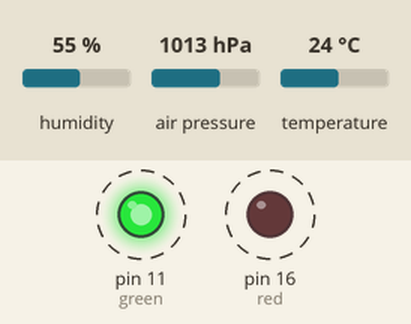
The program below on a simulated Raspberry Pi (header pin numbers). Parts: output pins drawn as LEDs (lit = HIGH). Dashed ring = blinking. Inputs (shaded band) come from the test bench; at power-on: humidity 55 %, air pressure 1013 hPa, temperature 24 °C. What the program prints to the terminal is not drawn. At 60.3 s the program stops and its outputs stay as they are.

Above: at 0.7 s.
Timing chart, 0 to 4.6 s (numbered marks = the images above):
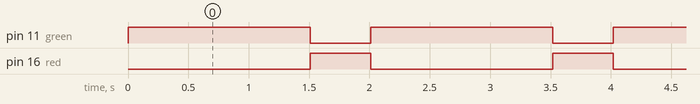

Measured:
- by itself, pin 11 (green): alternates HIGH for 1.5 s and LOW for 0.50 s
- by itself, pin 16 (red): alternates HIGH for 0.50 s and LOW for 1.5 s

The program:

SENSE.py
```python
#!/usr/bin/python3

import os
import RPi.GPIO as GPIO
import time
import bme280
import smbus2

port = 1
address = 0x77 # Default Slave Adress! Adress when HIGH: 0x77, Adress when LOW: 0x76
bus = smbus2.SMBus(bus=port)
calibration_params = bme280.load_calibration_params(bus, address)
green = 11 #Pin Number RPi Board
red = 16 #Pin Number RPi Board

GPIO.setmode(GPIO.BOARD)
GPIO.setup(green, GPIO.OUT)
GPIO.setup(red, GPIO.OUT)

n = 0
nmax = 30

while n != nmax:
  GPIO.output(green,GPIO.HIGH) #turn on green LED
  GPIO.output(red, GPIO.LOW) #turn off green LED
  bme280_data = bme280.sample(bus,address)
  humidity  = round(bme280_data.humidity,2)
  pressure  = round(bme280_data.pressure,2)
  ambient_temperature = round(bme280_data.temperature,2)
  print('humidity',humidity,'pressure', pressure,'temperature', ambient_temperature)
  time.sleep(1.5)
  GPIO.output(green,GPIO.LOW) #turn on red LED
  GPIO.output(red, GPIO.HIGH) #turn off red LED
  time.sleep(0.5)
  n += 1

GPIO.cleanup()
```
